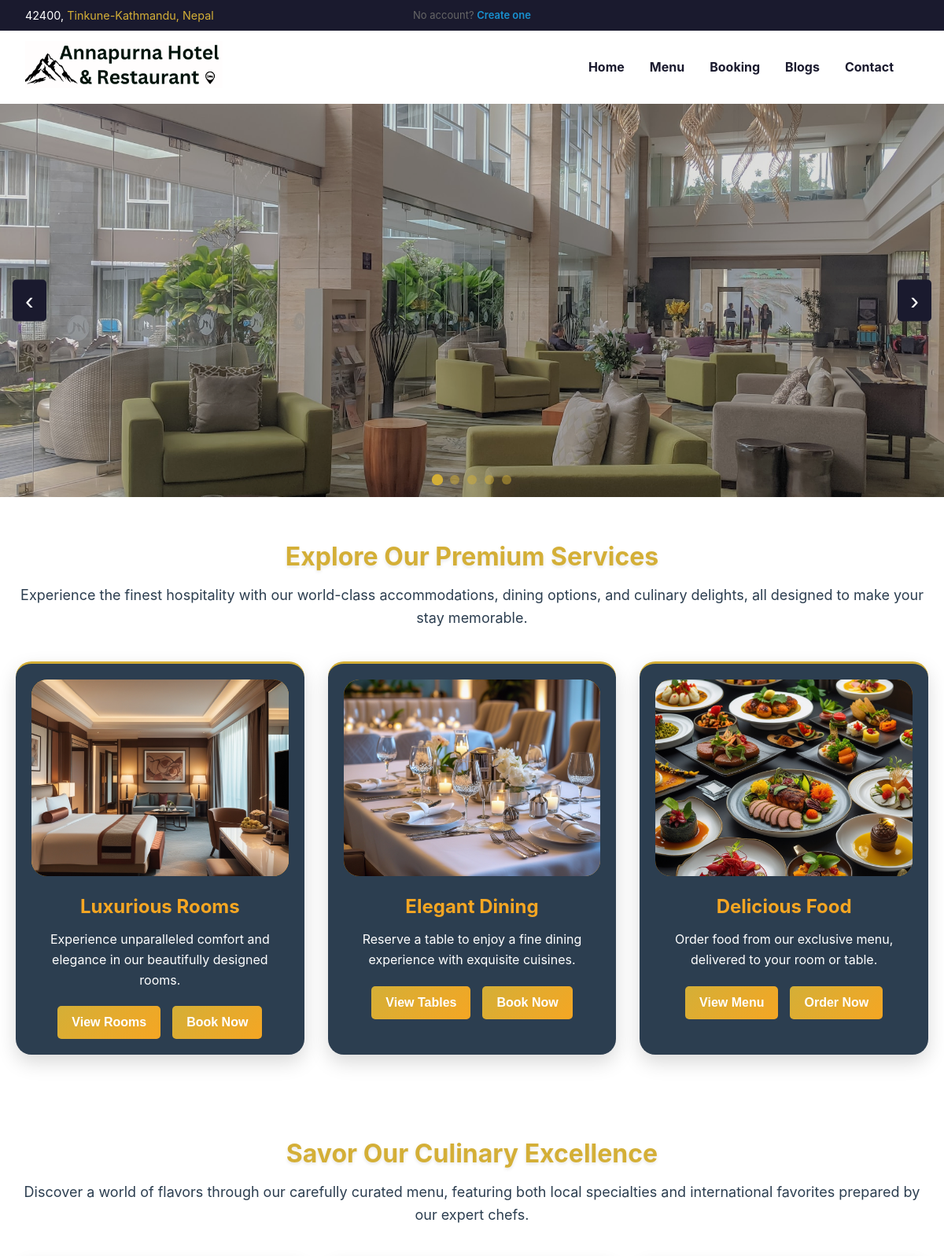
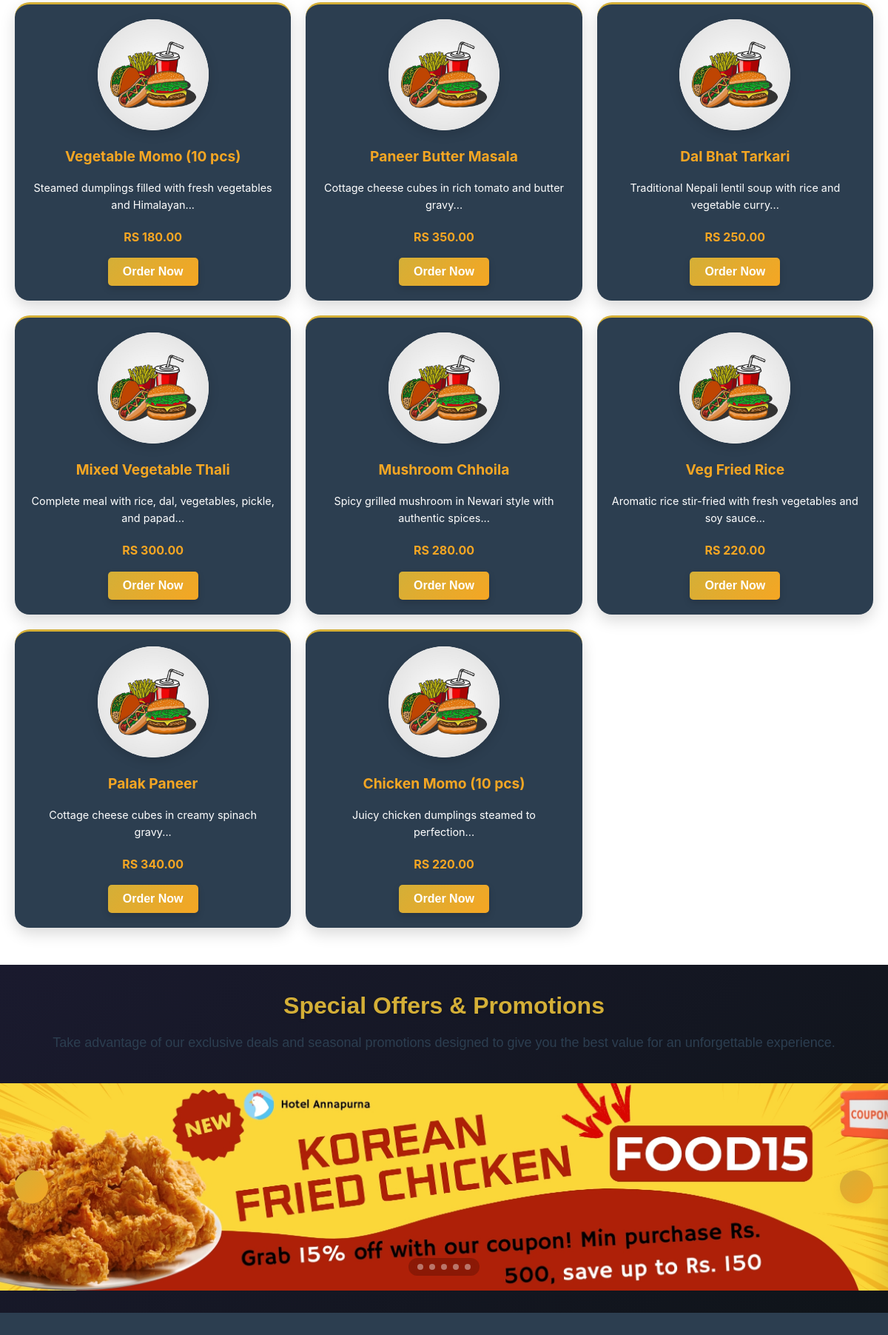
The page / (upper part) on the database its author committed (2 pictures, top to bottom).
### tables this page shows
CREATE TABLE `food_items` (
  `id` int(11) NOT NULL,
  `category` enum('veg','non-veg','special') NOT NULL,
  `food_name` varchar(100) NOT NULL,
  `price` decimal(10,2) NOT NULL,
  `discount_price` decimal(10,2) DEFAULT NULL,
  `image_path` varchar(255) DEFAULT NULL,
  `available_days` varchar(200) DEFAULT 'All Days',
  `short_description` text DEFAULT NULL,
  `created_at` timestamp NOT NULL DEFAULT current_timestamp(),
  `updated_at` timestamp NOT NULL DEFAULT current_timestamp() ON UPDATE current_timestamp()
);

### index.php (the view, shortened to what this page needs)
<?php
require_once('includes/header.php');
require_once('config/db.php');
$stmt_food = $conn->prepare("SELECT * FROM food_items ORDER BY created_at DESC LIMIT 8");
$stmt_food->execute();
$food_items = $stmt_food->get_result();
?>
<section class="home-images-container">
    <div class="slider-container">
        <div class="slider">
            <div class="slide"><img src="assets/images/home_slider/img1.jpg" alt="Luxurious Room"></div>
        </div>
        <button class="slider-arrow slider-arrow-left" onclick="prevSlide()">‹</button>
        <button class="slider-arrow slider-arrow-right" onclick="nextSlide()">›</button>
        <div class="slide-indicators"></div>
    </div>
</section>
<section class="service-option-container">
    <div class="section-title">
        <h2>Explore Our Premium Services</h2>
        <p>
            Experience the finest hospitality with our world-class accommodations, dining options, and culinary delights, all designed to make your stay memorable.
        </p>
    </div>
    <div class="grid">
        <div class="grid-item">
            <div class="image-container">
                <img src="assets/images/service_option/luxury-room.jpg" alt="Luxury Room" class="grid-image">
            </div>
            <div class="content">
                <h3>Luxurious Rooms</h3>
                <p>Experience unparalleled comfort and elegance in our beautifully designed rooms.</p>
                <div class="button-group">
                    <button class="button" onclick="viewRooms('Pages/Rooms.html')">View Rooms <ion-icon name="bed-outline"></ion-icon></button>
                    <button class="button" onclick="bookRoom()">Book Now <ion-icon name="arrow-forward-outline"></ion-icon></button>
                </div>
            </div>
        </div>
        <div class="grid-item">
            <div class="image-container">
                <img src="assets/images/service_option/dining-table.jpg" alt="Dining Table" class="grid-image">
            </div>
            <div class="content">
                <h3>Elegant Dining</h3>
                <p>Reserve a table to enjoy a fine dining experience with exquisite cuisines.</p>
                <div class="button-group">
                    <button class="button" onclick="viewTable('Pages/Table.html')">View Tables <ion-icon name="restaurant-outline"></ion-icon></button>
                    <button class="button" onclick="bookTable()">Book Now <ion-icon name="arrow-forward-outline"></ion-icon></button>
                </div>
            </div>
        </div>
        <div class="grid-item">
            <div class="image-container">
                <img src="assets/images/service_option/food-order.jpg" alt="Food Ordering" class="grid-image">
            </div>
            <div class="content">
                <h3>Delicious Food</h3>
                <p>Order food from our exclusive menu, delivered to your room or table.</p>
                <div class="button-group">
                    <button class="button" onclick="viewMenu('Pages/Menu.html')">View Menu <ion-icon name="fast-food-outline"></ion-icon></button>
                    <button class="button" onclick="orderFood()">Order Now <ion-icon name="arrow-forward-outline"></ion-icon></button>
                </div>
            </div>
        </div>
    </div>
</section>
<section class="food-items-container">
    <div class="section-title">
        <h2>Savor Our Culinary Excellence</h2>
        <p>Discover a world of flavors through our carefully curated menu, featuring both local specialties and international favorites prepared by our expert chefs.</p>
    </div>
    <div class="menu-grid">
        <?php
        if ($food_items->num_rows > 0) {
            while($item = $food_items->fetch_assoc()) {
                $image_url = !empty($item['image_path']) ? $item['image_path'] : 'images/menu/demoFood.jpg';
                $description = !empty($item['short_description']) ? substr($item['short_description'], 0, 60) . '...' : 'Delicious food item from our kitchen';
        ?>
        <div class="menu-item">
            <div class="image-container">
                <img src="<?php echo htmlspecialchars($image_url); ?>" alt="<?php echo htmlspecialchars($item['food_name']); ?>">
            </div>
            <h3><?php echo htmlspecialchars($item['food_name']); ?></h3>
            <p><?php echo htmlspecialchars($description); ?></p>
            <p class="price">RS <?php echo number_format($item['price'], 2); ?></p>
            <button class="order-now" onclick="addToCart('food', <?php echo $item['id']; ?>, {name: '<?php echo addslashes($item['food_name']); ?>', price: <?php echo $item['price']; ?>, image: '<?php echo addslashes($image_url); ?>'})">Order Now</button>
        </div>
        <?php
            }
        } else {
            echo '<p style="grid-column: 1/-1; text-align: center;">No food items available at the moment.</p>';
        }
        ?>
    </div>
</section>
<section class="offer-container">
        <div class="section-title">
            <h2>Special Offers & Promotions</h2>
            <p>Take advantage of our exclusive deals and seasonal promotions designed to give you the best value for an unforgettable experience.</p>
        </div>
        <div class="offer-images">
            <div class="offer-images-collection">
                <div class="offerSlide"><img src="assets/images/offer_images/special1.jpg" alt="Image 1"></div>
            </div>
            <button class="offerSlider-arrow left" onclick="prevOfferSlide()">
            </button>
            <button class="offerSlider-arrow right" onclick="nextOfferSlide()">
            </button>
            <div class="offerSlider-indicators"></div>
        </div>
    </section>
<section class="hotel-features">
</section>
<?php require_once('includes/footer.php') ?>

### assets/css/cart.css (style rules this page uses)
* { margin: 0; padding: 0; box-sizing: border-box; }

### assets/css/blog-read.css (style rules this page uses)
* { margin: 0; padding: 0; box-sizing: border-box; }
body { font-family: 'Inter', sans-serif; background: #f8f9fa; color: #2d3748; }

### assets/css/my-bookings.css (style rules this page uses)
body { background: linear-gradient(135deg, #667eea 0%, #764ba2 100%); min-height: 100vh; padding-bottom: 50px; }

### assets/css/my-orders.css (style rules this page uses)
body { min-height: 100vh; padding-bottom: 50px; }

### rows shown on the page
food_items: image_path (picture), food_name "Vegetable Momo (10 pcs)", short_description "Steamed dumplings filled with fresh vegetables and Himalayan...", price "180.00"
food_items: image_path (picture), food_name "Paneer Butter Masala", short_description "Cottage cheese cubes in rich tomato and butter gravy...", price "350.00"
food_items: image_path (picture), food_name "Dal Bhat Tarkari", short_description "Traditional Nepali lentil soup with rice and vegetable curry...", price "250.00"
food_items: image_path (picture), food_name "Mixed Vegetable Thali", short_description "Complete meal with rice, dal, vegetables, pickle, and papad...", price "300.00"
food_items: image_path (picture), food_name "Mushroom Chhoila", short_description "Spicy grilled mushroom in Newari style with authentic spices...", price "280.00"
food_items: image_path (picture), food_name "Veg Fried Rice", short_description "Aromatic rice stir-fried with fresh vegetables and soy sauce...", price "220.00"
food_items: image_path (picture), food_name "Palak Paneer", short_description "Cottage cheese cubes in creamy spinach gravy...", price "340.00"
food_items: image_path (picture), food_name "Chicken Momo (10 pcs)", short_description "Juicy chicken dumplings steamed to perfection...", price "220.00"
